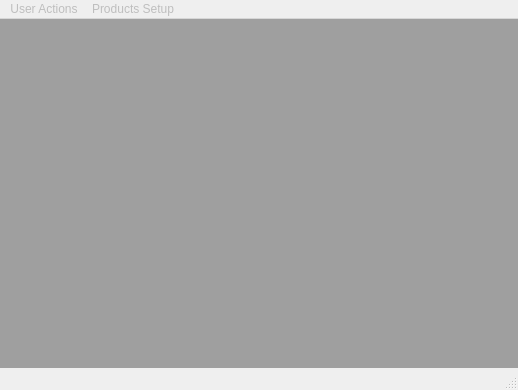
<?xml version="1.0" encoding="UTF-8"?>
<ui version="4.0">
 <class>MainWindow</class>
 <widget class="QMainWindow" name="MainWindow">
  <property name="geometry">
   <rect>
    <x>0</x>
    <y>0</y>
    <width>518</width>
    <height>390</height>
   </rect>
  </property>
  <property name="windowTitle">
   <string>Master Screen</string>
  </property>
  <widget class="QWidget" name="centralwidget">
   <widget class="QMdiArea" name="mdi_area">
    <property name="geometry">
     <rect>
      <x>0</x>
      <y>0</y>
      <width>741</width>
      <height>501</height>
     </rect>
    </property>
    <property name="styleSheet">
     <string notr="true">/*Copyright (c) DevSec Studio. All rights reserved.

MIT License

Permission is hereby granted, free of charge, to any person obtaining a copy
of this software and associated documentation files (the &quot;Software&quot;), to deal
in the Software without restriction, including without limitation the rights
to use, copy, modify, merge, publish, distribute, sublicense, and/or sell
copies of the Software, and to permit persons to whom the Software is
furnished to do so, subject to the following conditions:

The above copyright notice and this permission notice shall be included in all
copies or substantial portions of the Software.

THE SOFTWARE IS PROVIDED *AS IS*, WITHOUT WARRANTY OF ANY KIND, EXPRESS OR
IMPLIED, INCLUDING BUT NOT LIMITED TO THE WARRANTIES OF MERCHANTABILITY,
FITNESS FOR A PARTICULAR PURPOSE AND NONINFRINGEMENT. IN NO EVENT SHALL THE
AUTHORS OR COPYRIGHT HOLDERS BE LIABLE FOR ANY CLAIM, DAMAGES OR OTHER
LIABILITY, WHETHER IN AN ACTION OF CONTRACT, TORT OR OTHERWISE, ARISING FROM,
OUT OF OR IN CONNECTION WITH THE SOFTWARE OR THE USE OR OTHER DEALINGS IN THE SOFTWARE.
*/

/*-----QWidget-----*/
QWidget
{
	background-color: #3a3a3a;
	color: #fff;
	selection-background-color: #b78620;
	selection-color: #000;

}


/*-----QLabel-----*/
QLabel
{
	background-color: transparent;
	color: #fff;

}


/*-----QMenuBar-----*/
QMenuBar 
{
	background-color: qlineargradient(spread:repeat, x1:1, y1:0, x2:1, y2:1, stop:0 rgba(57, 57, 57, 255),stop:1 rgba(50, 50, 50, 255));
	border: 1px solid #000;
	color: #fff;

}


QMenuBar::item 
{
	background-color: transparent;

}


QMenuBar::item:selected 
{
	background-color: rgba(183, 134, 32, 20%);
	border: 1px solid #b78620;
	color: #fff;

}


QMenuBar::item:pressed 
{
	background-color: rgb(183, 134, 32);
	border: 1px solid #b78620;
	color: #fff;

}


/*-----QMenu-----*/
QMenu
{
    background-color: qlineargradient(spread:repeat, x1:1, y1:0, x2:1, y2:1, stop:0 rgba(57, 57, 57, 255),stop:1 rgba(50, 50, 50, 255));
    border: 1px solid #222;
    padding: 4px;
	color: #fff;

}


QMenu::item
{
    background-color: transparent;
    padding: 2px 20px 2px 20px;

}


QMenu::separator
{
   	background-color: rgb(183, 134, 32);
	height: 1px;

}


QMenu::item:disabled
{
    color: #555;
    background-color: transparent;
    padding: 2px 20px 2px 20px;

}


QMenu::item:selected
{
	background-color: rgba(183, 134, 32, 20%);
	border: 1px solid #b78620;
	color: #fff;

}


/*-----QToolBar-----*/
QToolBar
{
	background-color: qlineargradient(spread:repeat, x1:1, y1:0, x2:1, y2:1, stop:0 rgba(69, 69, 69, 255),stop:1 rgba(58, 58, 58, 255));
	border-top: none;
	border-bottom: 1px solid #4f4f4f;
	border-left: 1px solid #4f4f4f;
	border-right: 1px solid #4f4f4f;

}


QToolBar::separator
{
	background-color: #2e2e2e;
	width: 1px;

}


/*-----QToolButton-----*/
QToolButton 
{
	background-color: transparent;
	color: #fff;
	padding: 5px;
	padding-left: 8px;
	padding-right: 8px;
	margin-left: 1px;
}


QToolButton:hover
{
	background-color: rgba(183, 134, 32, 20%);
	border: 1px solid #b78620;
	color: #fff;
	
}


QToolButton:pressed
{
	background-color: qlineargradient(spread:repeat, x1:1, y1:0, x2:1, y2:1, stop:0 rgba(57, 57, 57, 255),stop:1 rgba(50, 50, 50, 255));
	border: 1px solid #b78620;

}


QToolButton:checked
{
	background-color: qlineargradient(spread:repeat, x1:1, y1:0, x2:1, y2:1, stop:0 rgba(57, 57, 57, 255),stop:1 rgba(50, 50, 50, 255));
	border: 1px solid #222;
}


/*-----QPushButton-----*/
QPushButton
{
	background-color: qlineargradient(spread:repeat, x1:1, y1:0, x2:1, y2:1, stop:0 rgba(84, 84, 84, 255),stop:1 rgba(59, 59, 59, 255));
	color: #ffffff;
	min-width: 80px;
	border-style: solid;
	border-width: 1px;
	border-radius: 3px;
	border-color: #051a39;
	padding: 5px;

}


QPushButton::flat
{
	background-color: transparent;
	border: none;
	color: #fff;

}


QPushButton::disabled
{
	background-color: #404040;
	color: #656565;
	border-color: #051a39;

}


QPushButton::hover
{
	background-color: rgba(183, 134, 32, 20%);
	border: 1px solid #b78620;

}


QPushButton::pressed
{
	background-color: qlineargradient(spread:repeat, x1:1, y1:0, x2:1, y2:1, stop:0 rgba(74, 74, 74, 255),stop:1 rgba(49, 49, 49, 255));
	border: 1px solid #b78620;

}


QPushButton::checked
{
	background-color: qlineargradient(spread:repeat, x1:1, y1:0, x2:1, y2:1, stop:0 rgba(74, 74, 74, 255),stop:1 rgba(49, 49, 49, 255));
	border: 1px solid #222;

}


/*-----QLineEdit-----*/
QLineEdit
{
	background-color: #131313;
	color : #eee;
	border: 1px solid #343434;
	border-radius: 2px;
	padding: 3px;
	padding-left: 5px;

}


/*-----QPlainTExtEdit-----*/
QPlainTextEdit
{
	background-color: #131313;
	color : #eee;
	border: 1px solid #343434;
	border-radius: 2px;
	padding: 3px;
	padding-left: 5px;

}


/*-----QTabBar-----*/
QTabBar::tab
{
	background-color: qlineargradient(spread:repeat, x1:1, y1:0, x2:1, y2:1, stop:0 rgba(84, 84, 84, 255),stop:1 rgba(59, 59, 59, 255));
	color: #ffffff;
	border-style: solid;
	border-width: 1px;
	border-color: #666;
	border-bottom: none;
	padding: 5px;
	padding-left: 15px;
	padding-right: 15px;

}


QTabWidget::pane 
{
	background-color: red;
	border: 1px solid #666;
	top: 1px;

}


QTabBar::tab:last
{
	margin-right: 0; 

}


QTabBar::tab:first:!selected
{
	background-color: #0c0c0d;
	margin-left: 0px;

}


QTabBar::tab:!selected
{
	color: #b1b1b1;
	border-bottom-style: solid;
	background-color: #0c0c0d;

}


QTabBar::tab:selected
{
	margin-bottom: 0px;

}


QTabBar::tab:!selected:hover
{
	border-top-color: #b78620;

}


/*-----QComboBox-----*/
QComboBox
{
    background-color: qlineargradient(spread:repeat, x1:1, y1:0, x2:1, y2:1, stop:0 rgba(84, 84, 84, 255),stop:1 rgba(59, 59, 59, 255));
    border: 1px solid #000;
    padding-left: 6px;
    color: #ffffff;
    height: 20px;

}


QComboBox::disabled
{
	background-color: #404040;
	color: #656565;
	border-color: #051a39;

}


QComboBox:on
{
    background-color: #b78620;
	color: #000;

}


QComboBox QAbstractItemView
{
    background-color: #383838;
    color: #ffffff;
    border: 1px solid black;
    selection-background-color: #b78620;
    outline: 0;

}


QComboBox::drop-down
{
	background-color: qlineargradient(spread:repeat, x1:1, y1:0, x2:1, y2:1, stop:0 rgba(57, 57, 57, 255),stop:1 rgba(50, 50, 50, 255));
    subcontrol-origin: padding;
    subcontrol-position: top right;
    width: 15px;
    border-left-width: 1px;
    border-left-color: black;
    border-left-style: solid; 

}


QComboBox::down-arrow
{
    image: url(://arrow-down.png);
    width: 8px;
    height: 8px;
}


/*-----QSpinBox &amp; QDateTimeEdit-----*/
QSpinBox,
QDateTimeEdit 
{
    background-color: #131313;
	color : #eee;
	border: 1px solid #343434;
	padding: 3px;
	padding-left: 5px;
    border-radius : 2px;

}


QSpinBox::up-button, 
QDateTimeEdit::up-button
{
	border-top-right-radius:2px;
	background-color: #777777;
    width: 16px; 
    border-width: 1px;

}


QSpinBox::up-button:hover, 
QDateTimeEdit::up-button:hover
{
	background-color: #585858;

}


QSpinBox::up-button:pressed, 
QDateTimeEdit::up-button:pressed
{
	background-color: #252525;
    width: 16px; 
    border-width: 1px;

}


QSpinBox::up-arrow,
QDateTimeEdit::up-arrow
{
    image: url(://arrow-up.png);
    width: 7px;
    height: 7px;

}


QSpinBox::down-button, 
QDateTimeEdit::down-button
{
	border-bottom-right-radius:2px;
	background-color: #777777;
    width: 16px; 
    border-width: 1px;

}


QSpinBox::down-button:hover, 
QDateTimeEdit::down-button:hover
{
	background-color: #585858;

}


QSpinBox::down-button:pressed, 
QDateTimeEdit::down-button:pressed
{
	background-color: #252525;
    width: 16px; 
    border-width: 1px;

}


QSpinBox::down-arrow,
QDateTimeEdit::down-arrow
{
    image: url(://arrow-down.png);
    width: 7px;
    height: 7px;

}


/*-----QGroupBox-----*/
QGroupBox 
{
    border: 1px solid;
    border-color: #666666;
	border-radius: 5px;
    margin-top: 20px;

}


QGroupBox::title  
{
    background-color: transparent;
    color: #eee;
    subcontrol-origin: margin;
    padding: 5px;
	border-top-left-radius: 3px;
	border-top-right-radius: 3px;

}


/*-----QHeaderView-----*/
QHeaderView::section
{
    background-color: qlineargradient(spread:repeat, x1:1, y1:0, x2:1, y2:1, stop:0 rgba(60, 60, 60, 255),stop:1 rgba(50, 50, 50, 255));
	border: 1px solid #000;
    color: #fff;
    text-align: left;
	padding: 4px;
	
}


QHeaderView::section:disabled
{
    background-color: #525251;
    color: #656565;

}


QHeaderView::section:checked
{
    background-color: qlineargradient(spread:repeat, x1:1, y1:0, x2:1, y2:1, stop:0 rgba(60, 60, 60, 255),stop:1 rgba(50, 50, 50, 255));
    color: #fff;

}


QHeaderView::section::vertical::first,
QHeaderView::section::vertical::only-one
{
    border-top: 1px solid #353635;

}


QHeaderView::section::vertical
{
    border-top: 1px solid #353635;

}


QHeaderView::section::horizontal::first,
QHeaderView::section::horizontal::only-one
{
    border-left: 1px solid #353635;

}


QHeaderView::section::horizontal
{
    border-left: 1px solid #353635;

}


QTableCornerButton::section
{
    background-color: qlineargradient(spread:repeat, x1:1, y1:0, x2:1, y2:1, stop:0 rgba(60, 60, 60, 255),stop:1 rgba(50, 50, 50, 255));
	border: 1px solid #000;
    color: #fff;

}


/*-----QTreeWidget-----*/
QTreeView
{
	show-decoration-selected: 1;
	alternate-background-color: #3a3a3a;
	selection-color: #fff;
	background-color: #2d2d2d;
	border: 1px solid gray;
	padding-top : 5px;
	color: #fff;
	font: 8pt;

}


QTreeView::item:selected
{
	color:#fff;
	background-color: #b78620;
	border-radius: 0px;

}


QTreeView::item:!selected:hover
{
    background-color: #262626;
    border: none;
    color: white;

}


QTreeView::branch:has-children:!has-siblings:closed,
QTreeView::branch:closed:has-children:has-siblings 
{
	image: url(://tree-closed.png);

}


QTreeView::branch:open:has-children:!has-siblings,
QTreeView::branch:open:has-children:has-siblings  
{
	image: url(://tree-open.png);

}


/*-----QListView-----*/
QListView 
{
	background-color: qlineargradient(spread:repeat, x1:1, y1:0, x2:1, y2:1, stop:0 rgba(83, 83, 83, 255),stop:0.293269 rgba(81, 81, 81, 255),stop:0.634615 rgba(79, 79, 79, 255),stop:1 rgba(83, 83, 83, 255));
    border : none;
    color: white;
    show-decoration-selected: 1; 
    outline: 0;
	border: 1px solid gray;

}


QListView::disabled 
{
	background-color: #656565;
	color: #1b1b1b;
    border: 1px solid #656565;

}


QListView::item 
{
	background-color: #2d2d2d;
    padding: 1px;

}


QListView::item:alternate 
{
    background-color: #3a3a3a;

}


QListView::item:selected 
{
	background-color: #b78620;
	border: 1px solid #b78620;
	color: #fff;

}


QListView::item:selected:!active 
{
	background-color: #b78620;
	border: 1px solid #b78620;
	color: #fff;

}


QListView::item:selected:active 
{
	background-color: #b78620;
	border: 1px solid #b78620;
	color: #fff;

}


QListView::item:hover {
    background-color: #262626;
    border: none;
    color: white;

}


/*-----QCheckBox-----*/
QCheckBox
{
	background-color: transparent;
    color: lightgray;
	border: none;

}


QCheckBox::indicator
{
    background-color: #323232;
    border: 1px solid darkgray;
    width: 12px;
    height: 12px;

}


QCheckBox::indicator:checked
{
    image:url(&quot;./ressources/check.png&quot;);
	background-color: #b78620;
    border: 1px solid #3a546e;

}


QCheckBox::indicator:unchecked:hover
{
	border: 1px solid #b78620; 

}


QCheckBox::disabled
{
	color: #656565;

}


QCheckBox::indicator:disabled
{
	background-color: #656565;
	color: #656565;
    border: 1px solid #656565;

}


/*-----QRadioButton-----*/
QRadioButton 
{
	color: lightgray;
	background-color: transparent;

}


QRadioButton::indicator::unchecked:hover 
{
	background-color: lightgray;
	border: 2px solid #b78620;
	border-radius: 6px;
}


QRadioButton::indicator::checked 
{
	border: 2px solid #b78620;
	border-radius: 6px;
	background-color: rgba(183,134,32,20%);  
	width: 9px; 
	height: 9px; 

}


/*-----QSlider-----*/
QSlider::groove:horizontal 
{
	background-color: transparent;
	height: 3px;

}


QSlider::sub-page:horizontal 
{
	background-color: #b78620;

}


QSlider::add-page:horizontal 
{
	background-color: #131313;

}


QSlider::handle:horizontal 
{
	background-color: #b78620;
	width: 14px;
	margin-top: -6px;
	margin-bottom: -6px;
	border-radius: 6px;

}


QSlider::handle:horizontal:hover 
{
	background-color: #d89e25;
	border-radius: 6px;

}


QSlider::sub-page:horizontal:disabled 
{
	background-color: #bbb;
	border-color: #999;

}


QSlider::add-page:horizontal:disabled 
{
	background-color: #eee;
	border-color: #999;

}


QSlider::handle:horizontal:disabled 
{
	background-color: #eee;
	border: 1px solid #aaa;
	border-radius: 3px;

}


/*-----QScrollBar-----*/
QScrollBar:horizontal
{
    border: 1px solid #222222;
    background-color: #3d3d3d;
    height: 15px;
    margin: 0px 16px 0 16px;

}


QScrollBar::handle:horizontal
{
	background-color: qlineargradient(spread:repeat, x1:1, y1:0, x2:1, y2:1, stop:0 rgba(97, 97, 97, 255),stop:1 rgba(90, 90, 90, 255));
	border: 1px solid #2d2d2d;
    min-height: 20px;

}


QScrollBar::add-line:horizontal
{
	background-color: qlineargradient(spread:repeat, x1:1, y1:0, x2:1, y2:1, stop:0 rgba(97, 97, 97, 255),stop:1 rgba(90, 90, 90, 255));
	border: 1px solid #2d2d2d;
    width: 15px;
    subcontrol-position: right;
    subcontrol-origin: margin;

}


QScrollBar::sub-line:horizontal
{
	background-color: qlineargradient(spread:repeat, x1:1, y1:0, x2:1, y2:1, stop:0 rgba(97, 97, 97, 255),stop:1 rgba(90, 90, 90, 255));
	border: 1px solid #2d2d2d;
    width: 15px;
    subcontrol-position: left;
    subcontrol-origin: margin;

}


QScrollBar::right-arrow:horizontal
{
    image: url(://arrow-right.png);
    width: 6px;
    height: 6px;

}


QScrollBar::left-arrow:horizontal
{
    image: url(://arrow-left.png);
    width: 6px;
    height: 6px;

}


QScrollBar::add-page:horizontal, QScrollBar::sub-page:horizontal
{
    background: none;

}


QScrollBar:vertical
{
    background-color: #3d3d3d;
    width: 16px;
	border: 1px solid #2d2d2d;
    margin: 16px 0px 16px 0px;

}


QScrollBar::handle:vertical
{
    background-color: qlineargradient(spread:repeat, x1:1, y1:0, x2:1, y2:1, stop:0 rgba(97, 97, 97, 255),stop:1 rgba(90, 90, 90, 255));
	border: 1px solid #2d2d2d;
    min-height: 20px;

}


QScrollBar::add-line:vertical
{
	background-color: qlineargradient(spread:repeat, x1:1, y1:0, x2:1, y2:1, stop:0 rgba(97, 97, 97, 255),stop:1 rgba(90, 90, 90, 255));
	border: 1px solid #2d2d2d;
    height: 15px;
    subcontrol-position: bottom;
    subcontrol-origin: margin;

}


QScrollBar::sub-line:vertical
{
	background-color: qlineargradient(spread:repeat, x1:1, y1:0, x2:1, y2:1, stop:0 rgba(97, 97, 97, 255),stop:1 rgba(90, 90, 90, 255));
	border: 1px solid #2d2d2d;
    height: 15px;
    subcontrol-position: top;
    subcontrol-origin: margin;

}


QScrollBar::up-arrow:vertical
{
    image: url(://arrow-up.png);
    width: 6px;
    height: 6px;

}


QScrollBar::down-arrow:vertical
{
    image: url(://arrow-down.png);
    width: 6px;
    height: 6px;

}


QScrollBar::add-page:vertical, QScrollBar::sub-page:vertical
{
    background: none;

}


/*-----QProgressBar-----*/
QProgressBar
{
    border: 1px solid #666666;
    text-align: center;
	color: #000;
	font-weight: bold;

}


QProgressBar::chunk
{
    background-color: #b78620;
    width: 30px;
    margin: 0.5px;

}

</string>
    </property>
   </widget>
  </widget>
  <widget class="QMenuBar" name="menubar">
   <property name="geometry">
    <rect>
     <x>0</x>
     <y>0</y>
     <width>518</width>
     <height>21</height>
    </rect>
   </property>
   <widget class="QMenu" name="menu_user_actions">
    <property name="enabled">
     <bool>false</bool>
    </property>
    <property name="title">
     <string>User Actions</string>
    </property>
    <addaction name="action_logout"/>
    <addaction name="separator"/>
    <addaction name="action_exit_application"/>
   </widget>
   <widget class="QMenu" name="menu_products_setup">
    <property name="enabled">
     <bool>false</bool>
    </property>
    <property name="title">
     <string>Products Setup</string>
    </property>
    <addaction name="action_software"/>
    <addaction name="separator"/>
    <addaction name="action_hardware"/>
    <addaction name="action_manual"/>
   </widget>
   <addaction name="menu_user_actions"/>
   <addaction name="menu_products_setup"/>
  </widget>
  <widget class="QStatusBar" name="statusbar"/>
  <action name="action_logout">
   <property name="icon">
    <iconset>
     <normaloff>F:/imgs/imgs/imgs/reject.gif</normaloff>F:/imgs/imgs/imgs/reject.gif</iconset>
   </property>
   <property name="text">
    <string>Logout</string>
   </property>
  </action>
  <action name="action_exit_application">
   <property name="text">
    <string>Exit Application</string>
   </property>
  </action>
  <action name="action_software">
   <property name="icon">
    <iconset>
     <normaloff>F:/imgs/imgs/imgs/service.png</normaloff>F:/imgs/imgs/imgs/service.png</iconset>
   </property>
   <property name="text">
    <string>Software</string>
   </property>
   <property name="shortcut">
    <string>Alt+S</string>
   </property>
  </action>
  <action name="action_hardware">
   <property name="text">
    <string>Hardware</string>
   </property>
  </action>
  <action name="action_manual">
   <property name="text">
    <string>Manual</string>
   </property>
  </action>
 </widget>
 <resources/>
 <connections/>
</ui>
